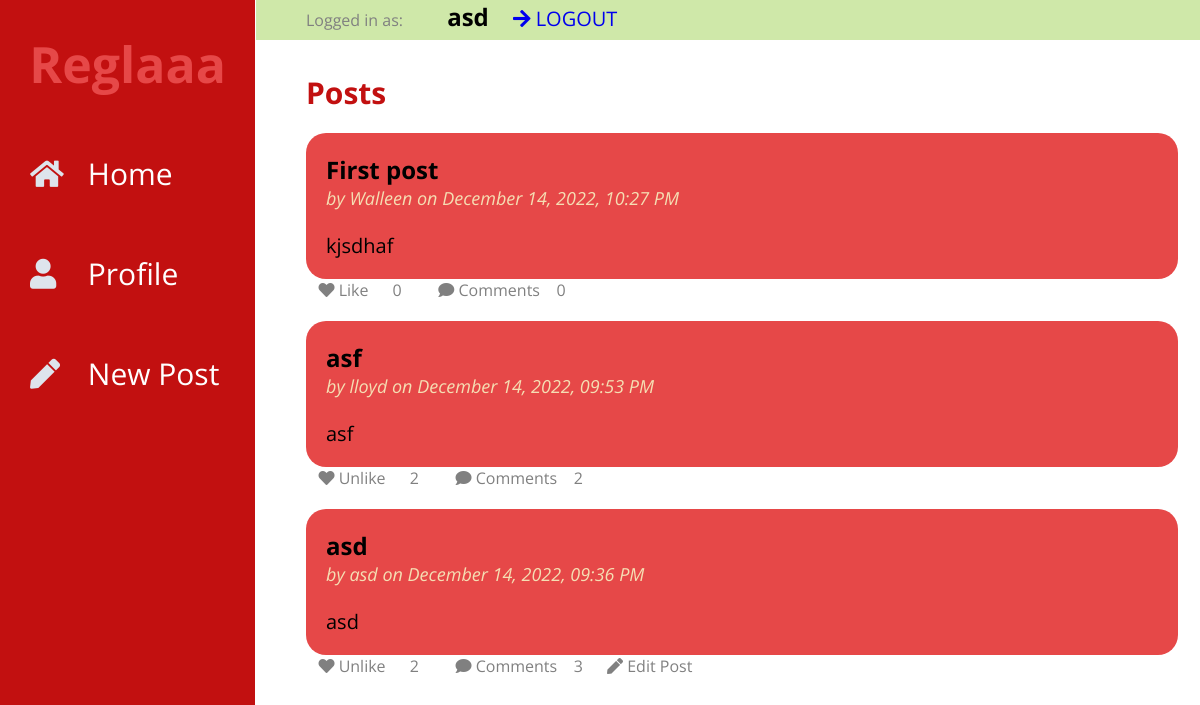
Screenshot of / (signed in) with the database file from the repository.
### tables this page shows
CREATE TABLE user (
  id INTEGER PRIMARY KEY AUTOINCREMENT,
  username TEXT UNIQUE NOT NULL,
  password TEXT NOT NULL
);

CREATE TABLE post (
  id INTEGER PRIMARY KEY AUTOINCREMENT,
  author_id INTEGER NOT NULL,
  created TIMESTAMP DEFAULT (datetime('now','localtime')),
  title TEXT NOT NULL,
  body TEXT NOT NULL,
  FOREIGN KEY (author_id) REFERENCES user (id)
);

### flaskr/blog.py (the view)
@bp.route("/")
def index():
    db = get_db()
    posts = db.execute(
        "SELECT p.id, title, body, created, author_id, username,"
        "(SELECT COUNT(user_id) FROM likes WHERE post_id = p.id) AS likes,"
        "(SELECT COUNT(user_id) FROM comments WHERE post_id = p.id) AS comments"
        " FROM post p JOIN user u ON p.author_id = u.id"
        " ORDER BY created DESC"
    ).fetchall()
    return render_template("blog/index.html", posts=posts)

### flaskr/auth.py (called while the page is built)
@bp.before_app_request
def load_logged_in_user():
    user_id = session.get("user_id")
    if user_id is None:
        g.user = None
        g.liked = None
    else:
        g.user = (
            get_db().execute("SELECT * FROM user WHERE id = ?", (user_id,)).fetchone()
        )
        likedd = (
            get_db().execute("SELECT post_id,user_id FROM likes WHERE user_id = ?", (user_id,)).fetchall()
        )
        g.liked = []
        for like in likedd:
            g.liked.append([like['post_id'],like['user_id']])

### flaskr/db.py (called while the page is built)
def get_db():
    if "db" not in g:
        g.db = sqlite3.connect(
            current_app.config["DATABASE"], detect_types=sqlite3.PARSE_DECLTYPES
        )
        g.db.row_factory = sqlite3.Row
    return g.db

### flaskr/templates/blog/index.html
{% extends 'base.html' %}
{% block posts %}
  <p class="title">{% block title %}Posts{% endblock %}</p>
{% endblock %}
{% block content %}
  {% for post in posts %}
    <article class="post">
        <div class="body">
            <h2>{{ post['title'] }}</h2>
            <p class="about">by {{ post['username'] }} on {{ post['created'].strftime("%B %d, %Y, %I:%M %p") }}</p>
            <br>
            <br>
            <p class="body">{{ post['body'] }}</p>
        </div>
    </article>
    <div class="opt">
        {% if g.user %}
            {% if [post['id'],g.user['id']] in g.liked %}
                <a href="{{ url_for('blog.like_action', post_id=post.id, action='unlike') }}">
                    <span class="icon">&nbsp&nbsp&nbsp<i class="fas fa-heart"></i></span>
                    <span class="item">Unlike</span>
                </a>
            {% else %}
                <a href="{{ url_for('blog.like_action', post_id=post.id, action='like') }}">
                    <span class="icon">&nbsp&nbsp&nbsp<i class="fas fa-heart"></i></span>
                    <span class="item">Like {{ like }}</span>
                </a>
            {% endif %}
        {% else %}
        <span class="icon">&nbsp&nbsp&nbspLikes: <i class="fas fa-heart"></i></span>
        {% endif %}
        <p>{{ post['likes'] }}</p>
        <a href="{{ url_for('blog.comments', post_id=post.id,action='view') }}">
            <span class="icon">&nbsp&nbsp&nbsp<i class="fas fa-comment"></i></span>
            <span class="item">Comments &nbsp&nbsp&nbsp{{ post.comments }}</span>
        </a>
        {% if g.user['id'] == post['author_id'] %}
                    <a class="action" href="{{ url_for('blog.update', id=post['id']) }}">
                        <span class="icon"><i class="fas fa-pen"></i></span>
                        <span class="item">Edit Post</span>
                    </a>
        {% endif %}
    </div>
  {% endfor %}
{% endblock %}

### flaskr/templates/base.html (shortened to what this page needs)
<!doctype html>
<link rel="stylesheet" href="{{ url_for('static', filename='style.css') }}">
<link rel="stylesheet" href="https://use.fontawesome.com/releases/v5.8.1/css/all.css">
<div class="wrapper">
        <div class="sidebar">
            <div class="profile">
                <h1><a href="{{ url_for('index') }}">Reglaaa</a></h1>
            </div>
            <ul>
                <li>
                    <a href="{{ url_for('index') }}">
                        <span class="icon"><i class="fas fa-home"></i></span>
                        <span class="item">Home</span>
                    </a>
                </li>
                {% if not g.user %}
                <li>
                    <a href="{{ url_for('auth.login') }}">
                        <span class="icon"><i class="fas fa-sign"></i></span>
                        <span class="item">Login</span>
                    </a>
                </li>
                <li>
                    <a href="{{ url_for('auth.register') }}">
                        <span class="icon"><i class="fas fa-book"></i></span>
                        <span class="item">Register</span>
                    </a>
                </li>
                {% else %}
                <li>
                    <a href="{{ url_for('blog.profile', userid=g.user.id) }}">
                        <span class="icon"><i class="fas fa-user"></i></span>
                        <span class="item">Profile</span>
                    </a>
                </li>
                  <li><a href="{{ url_for('blog.create') }}">
                      <span class="icon"><i class="fas fa-pen"></i></span>
                      <span class="item">New Post</span>
                  </a>
                {% endif %}
            </ul>
        </div>
        <section class="content">
            {% if g.user %}
    <div class="top-menu">
                <p>Logged in as: </p>
                <h1>{{ g.user['username'] }}</h1>
                <a href="{{ url_for('auth.logout') }}" onclick="return confirm('Are you sure?');">
                    <span class="icon"><i class="fas fa-arrow-right"></i></span>
                    <span class="item">LOGOUT</span>
                </a>
            </div>
  {% endif %}
            <br>
  <div class="posts">
    {% block posts %}{% endblock %}
  {% block content %}{% endblock %}
      </div>
</section>
</div>

### flaskr/static/style.css (style rules this page uses)
* { list-style: none; text-decoration: none; margin: 0; padding: 0; box-sizing: border-box; font-family: 'Open Sans', sans-serif; }
.wrapper .sidebar { background: #C21010; position: fixed; top: 0; left: 0; width: 255px; height: 100%; padding: 20px 0; transition: all 0.5s ease; }
.wrapper .sidebar .profile { margin-bottom: 20px; text-align: center; }
.wrapper .sidebar .profile h1 { margin: 10px 0 5px; }
.wrapper .sidebar .profile a { font-size: 50px; color: #E64848; }
.wrapper .sidebar ul li a { display: block; height: 100px; padding: 30px; color: white; font-size: 30px; position: relative; transition: all 0.2s ease; }
.wrapper .sidebar ul li a .icon { color: #dee4ec; width: 30px; display: inline-block; margin-right: 20px; }
.wrapper .content { width: 81%; margin-left: 16rem; }
.top-menu { display: block; position: fixed; width: 100%; height: 40px; background-color: #CFE8A9; padding: 0px 50px; transition: all 1s ease; }
.top-menu a { font-size: 20px; }
.top-menu a, h1 { display: inline-block; margin-left: 20px; }
.posts { padding: 50px; }
.post { margin-top: 20px; padding: 20px; border-radius: 20px; background-color: #E64848; transition: all 1s ease; }
.post .about { color: wheat; font-size: 18px; font-style: italic; }
.title { color: #C21010; font-weight: bold; font-size: 30px; }
.opt { display: block; }
.opt a,p { display: inline-block; margin-right: 20px; color: #808080; }
p.body { white-space: pre-line; font-size: 20px; color: black !important; }

### rows the page displays
user: user.username "asd"
post: title "First post", username "Walleen", created "December 14, 2022, 10:27 PM", body "kjsdhaf", likes "0", comments "0"
post: title "asf", username "lloyd", created "December 14, 2022, 09:53 PM", body "asf", likes "2", comments "2"
post: title "asd", username "asd", created "December 14, 2022, 09:36 PM", body "asd", likes "2", comments "3"
